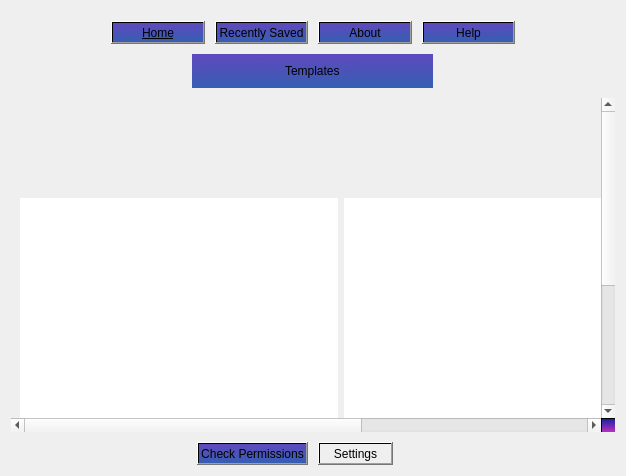
<?xml version="1.0" encoding="UTF-8"?>
<ui version="4.0">
 <class>Home</class>
 <widget class="QWidget" name="Home">
  <property name="geometry">
   <rect>
    <x>0</x>
    <y>0</y>
    <width>626</width>
    <height>476</height>
   </rect>
  </property>
  <property name="cursor">
   <cursorShape>ArrowCursor</cursorShape>
  </property>
  <property name="windowTitle">
   <string>Main Window</string>
  </property>
  <property name="autoFillBackground">
   <bool>true</bool>
  </property>
  <property name="styleSheet">
   <string notr="true">QWidget#Home{
	/*background-color:rgb(242, 242, 242);*/
}
QFrame{
	background-color:rgb(255,255,255);
}
QFrame:hover {
	background-color: rgb(85, 111, 255); 
}
QScrollArea#fousAreaScroll{
background-color: qlineargradient(spread:reflect, x1:0.984015, y1:0.049, x2:1, y2:1, stop:0 rgba(23, 36, 159, 255), stop:1 rgba(191, 45, 194, 255));
}
QPushButton{
background-color:qlineargradient(spread:pad, x1:0.939316, y1:0.074, x2:1, y2:1, stop:0 rgba(91, 75, 188, 255), stop:1 rgba(52, 95, 179, 255))
}
QPushButton#settingBtn{
	
	background-color: qlineargradient(spread:pad, x1:0, y1:0, x2:1, y2:1, stop:0 rgba(0, 0, 0, 0), stop:1 rgba(255, 255, 255, 0));
}
QLabel#templateLabel{
	background-color:qlineargradient(spread:pad, x1:0.939316, y1:0.074, x2:1, y2:1, stop:0 rgba(91, 75, 188, 255), stop:1 rgba(52, 95, 179, 255));
	padding-right : 90px;
	padding-left : 90px;
	padding-top :10px;
	padding-bottom:10px;

	
}
</string>
  </property>
  <layout class="QVBoxLayout" name="verticalLayout">
   <property name="spacing">
    <number>10</number>
   </property>
   <item>
    <layout class="QHBoxLayout" name="LanuWindMenuPane">
     <property name="leftMargin">
      <number>100</number>
     </property>
     <property name="topMargin">
      <number>10</number>
     </property>
     <property name="rightMargin">
      <number>100</number>
     </property>
     <item>
      <widget class="QPushButton" name="homeBtn">
       <property name="autoFillBackground">
        <bool>false</bool>
       </property>
       <property name="styleSheet">
        <string notr="true"> text-decoration: underline;</string>
       </property>
       <property name="text">
        <string>Home</string>
       </property>
       <property name="icon">
        <iconset>
         <normaloff>../assets/home.png</normaloff>../assets/home.png</iconset>
       </property>
       <property name="iconSize">
        <size>
         <width>25</width>
         <height>25</height>
        </size>
       </property>
       <property name="checkable">
        <bool>false</bool>
       </property>
       <property name="autoRepeat">
        <bool>false</bool>
       </property>
       <property name="autoExclusive">
        <bool>false</bool>
       </property>
       <property name="flat">
        <bool>false</bool>
       </property>
      </widget>
     </item>
     <item>
      <widget class="QPushButton" name="srcntSavedBtn">
       <property name="text">
        <string>Recently Saved</string>
       </property>
       <property name="icon">
        <iconset>
         <normaloff>../assets/clock.png</normaloff>../assets/clock.png</iconset>
       </property>
       <property name="iconSize">
        <size>
         <width>25</width>
         <height>25</height>
        </size>
       </property>
      </widget>
     </item>
     <item>
      <widget class="QPushButton" name="aboutBtn">
       <property name="text">
        <string>About</string>
       </property>
      </widget>
     </item>
     <item>
      <widget class="QPushButton" name="helpBtn">
       <property name="text">
        <string>Help</string>
       </property>
       <property name="icon">
        <iconset>
         <normaloff>../assets/question-circle.png</normaloff>../assets/question-circle.png</iconset>
       </property>
       <property name="iconSize">
        <size>
         <width>25</width>
         <height>25</height>
        </size>
       </property>
      </widget>
     </item>
    </layout>
   </item>
   <item alignment="Qt::AlignHCenter">
    <widget class="QLabel" name="templateLabel">
     <property name="styleSheet">
      <string notr="true"/>
     </property>
     <property name="text">
      <string>Templates</string>
     </property>
    </widget>
   </item>
   <item>
    <widget class="QScrollArea" name="fousAreaScroll">
     <property name="sizePolicy">
      <sizepolicy hsizetype="Expanding" vsizetype="Expanding">
       <horstretch>0</horstretch>
       <verstretch>0</verstretch>
      </sizepolicy>
     </property>
     <property name="styleSheet">
      <string notr="true">QLabel{
	
	color: rgb(0, 0, 0);
}</string>
     </property>
     <property name="frameShape">
      <enum>QFrame::NoFrame</enum>
     </property>
     <property name="frameShadow">
      <enum>QFrame::Sunken</enum>
     </property>
     <property name="lineWidth">
      <number>1</number>
     </property>
     <property name="widgetResizable">
      <bool>true</bool>
     </property>
     <widget class="QWidget" name="scrollAreaWidgetContents_2">
      <property name="geometry">
       <rect>
        <x>0</x>
        <y>-182</y>
        <width>960</width>
        <height>538</height>
       </rect>
      </property>
      <layout class="QHBoxLayout" name="horizontalLayout">
       <property name="topMargin">
        <number>100</number>
       </property>
       <property name="bottomMargin">
        <number>100</number>
       </property>
       <item>
        <widget class="QFrame" name="simpleDrawingFrame_2">
         <layout class="QVBoxLayout" name="simpleDrawingFrame">
          <item alignment="Qt::AlignHCenter">
           <widget class="QLabel" name="imgLabelSimpleDrawing">
            <property name="minimumSize">
             <size>
              <width>300</width>
              <height>300</height>
             </size>
            </property>
            <property name="maximumSize">
             <size>
              <width>300</width>
              <height>300</height>
             </size>
            </property>
            <property name="text">
             <string/>
            </property>
            <property name="pixmap">
             <pixmap>../assets/SimpleDrawingThumbnail.png</pixmap>
            </property>
            <property name="scaledContents">
             <bool>true</bool>
            </property>
            <property name="alignment">
             <set>Qt::AlignCenter</set>
            </property>
            <property name="wordWrap">
             <bool>false</bool>
            </property>
            <property name="margin">
             <number>20</number>
            </property>
           </widget>
          </item>
          <item alignment="Qt::AlignHCenter|Qt::AlignTop">
           <widget class="QLabel" name="label_7">
            <property name="text">
             <string>Simple Drawing</string>
            </property>
           </widget>
          </item>
         </layout>
        </widget>
       </item>
       <item>
        <widget class="QFrame" name="whiteBoardFrame">
         <layout class="QVBoxLayout" name="whiteboardVBox">
          <item alignment="Qt::AlignHCenter">
           <widget class="QLabel" name="imgLabelWhiteBoard">
            <property name="minimumSize">
             <size>
              <width>300</width>
              <height>300</height>
             </size>
            </property>
            <property name="maximumSize">
             <size>
              <width>300</width>
              <height>300</height>
             </size>
            </property>
            <property name="text">
             <string/>
            </property>
            <property name="pixmap">
             <pixmap>../assets/WhiteBoardThumbNail.png</pixmap>
            </property>
            <property name="scaledContents">
             <bool>true</bool>
            </property>
            <property name="alignment">
             <set>Qt::AlignCenter</set>
            </property>
            <property name="wordWrap">
             <bool>false</bool>
            </property>
            <property name="margin">
             <number>20</number>
            </property>
           </widget>
          </item>
          <item alignment="Qt::AlignHCenter|Qt::AlignTop">
           <widget class="QLabel" name="label_9">
            <property name="text">
             <string>White Board</string>
            </property>
           </widget>
          </item>
         </layout>
        </widget>
       </item>
       <item>
        <widget class="QFrame" name="uidesignFrame">
         <layout class="QVBoxLayout" name="uidesignVBox">
          <item alignment="Qt::AlignHCenter">
           <widget class="QLabel" name="imgLabelUIDesgin">
            <property name="minimumSize">
             <size>
              <width>300</width>
              <height>300</height>
             </size>
            </property>
            <property name="maximumSize">
             <size>
              <width>300</width>
              <height>300</height>
             </size>
            </property>
            <property name="text">
             <string/>
            </property>
            <property name="pixmap">
             <pixmap>../assets/UiDesignThumbNail.png</pixmap>
            </property>
            <property name="scaledContents">
             <bool>true</bool>
            </property>
            <property name="alignment">
             <set>Qt::AlignCenter</set>
            </property>
            <property name="wordWrap">
             <bool>false</bool>
            </property>
            <property name="margin">
             <number>20</number>
            </property>
           </widget>
          </item>
          <item alignment="Qt::AlignHCenter|Qt::AlignTop">
           <widget class="QLabel" name="label_11">
            <property name="text">
             <string>UiDesign</string>
            </property>
           </widget>
          </item>
         </layout>
        </widget>
       </item>
      </layout>
     </widget>
    </widget>
   </item>
   <item>
    <layout class="QHBoxLayout" name="BtnPane">
     <item alignment="Qt::AlignRight">
      <widget class="QPushButton" name="checkPermsnBtn">
       <property name="text">
        <string>Check Permissions</string>
       </property>
       <property name="icon">
        <iconset>
         <normaloff>../assets/checkpermissionIcon.png</normaloff>../assets/checkpermissionIcon.png</iconset>
       </property>
       <property name="iconSize">
        <size>
         <width>25</width>
         <height>25</height>
        </size>
       </property>
      </widget>
     </item>
     <item alignment="Qt::AlignLeft">
      <widget class="QPushButton" name="settingBtn">
       <property name="text">
        <string>Settings</string>
       </property>
       <property name="icon">
        <iconset>
         <normaloff>../assets/settingsIcon.png</normaloff>../assets/settingsIcon.png</iconset>
       </property>
       <property name="iconSize">
        <size>
         <width>25</width>
         <height>25</height>
        </size>
       </property>
      </widget>
     </item>
    </layout>
   </item>
  </layout>
 </widget>
 <resources/>
 <connections/>
</ui>
